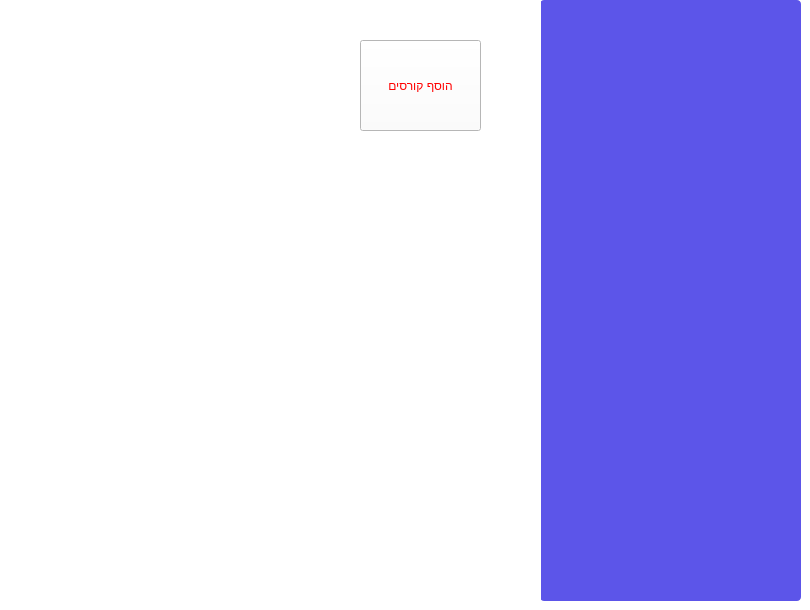
    <widget class="QWidget" name="Lecture">
     <property name="styleSheet">
      <string notr="true">background-color: #fff;
	color: red;
</string>
     </property>
     <widget class="QListView" name="listView">
      <property name="geometry">
       <rect>
        <x>540</x>
        <y>0</y>
        <width>261</width>
        <height>601</height>
       </rect>
      </property>
      <property name="toolTip">
       <string>&lt;html&gt;&lt;head/&gt;&lt;body&gt;&lt;p&gt;&lt;br/&gt;&lt;/p&gt;&lt;/body&gt;&lt;/html&gt;</string>
      </property>
      <property name="styleSheet">
       <string notr="true">QListView
{
	background-color: #5c55e9;
	color: #fff;
	font-size: 14px;
	font-weight: bold;
	show-decoration-selected: 0;
	border-radius: 4px;
	padding-left: -15px;
	padding-right: -15px;
	padding-top: 5px;

} 


QListView:disabled 
{
	background-color: #5c5c5c;

}


QListView::item
{
	background-color: #454e5e;
	border: none;
	padding: 10px;
	border-radius: 0px;
	padding-left : 10px;
	height: 32px;

}


QListView::item:selected
{
	color: #000;
	background-color: #fff;

}


QListView::item:!selected
{
	color:white;
	background-color: transparent;
	border: none;
	padding-left : 10px;

}


QListView::item:!selected:hover
{
	color: #fff;
	background-color: #5564f2;
	border: none;
	padding-left : 10px;

}
QPushButton
{
	background-color: #5c55e9;
	color: #fff;
	font-size: 13px;
	font-weight: bold;
	border-top-right-radius: 15px;
	border-top-left-radius: 0px;
	border-bottom-right-radius: 0px;
	border-bottom-left-radius: 15px;
	padding: 10px;

}
</string>
      </property>
     </widget>
     <widget class="QLabel" name="label_8">
      <property name="geometry">
       <rect>
        <x>0</x>
        <y>0</y>
        <width>541</width>
        <height>601</height>
       </rect>
      </property>
      <property name="styleSheet">
       <string notr="true"> image: url(&quot;:/images/Lec4.jpg&quot;);</string>
      </property>
      <property name="text">
       <string/>
      </property>
     </widget>
     <widget class="QPushButton" name="pushButton">
      <property name="geometry">
       <rect>
        <x>360</x>
        <y>40</y>
        <width>121</width>
        <height>91</height>
       </rect>
      </property>
      <property name="text">
       <string>הוסף קורסים</string>
      </property>
     </widget>
    </widget>
